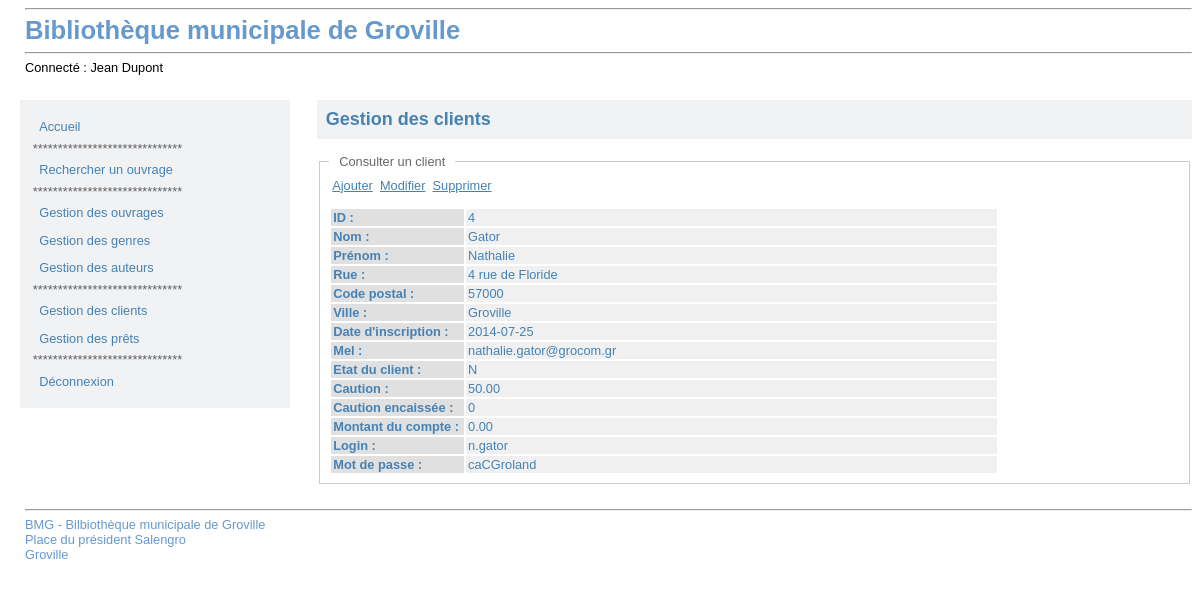
Page /index.php?uc=gererClients&action=consulterClient&id=4 on the committed database.
### tables this page shows
CREATE TABLE IF NOT EXISTS `client` (
  `no_client` int(11) NOT NULL AUTO_INCREMENT,
  `nom_client` varchar(50) NOT NULL,
  `prenom` varchar(50) NOT NULL,
  `rue_client` varchar(50) DEFAULT NULL,
  `code_post` char(5) NOT NULL,
  `ville` varchar(50) NOT NULL,
  `date_inscr` date NOT NULL,
  `login` varchar(50) DEFAULT NULL,
  `password` varchar(10) DEFAULT NULL,
  `mel` varchar(128) DEFAULT NULL,
  `etat_client` char(1) NOT NULL DEFAULT 'N',
  `caution` decimal(5,2) NOT NULL DEFAULT '50.00',
  `caution_encaissee` bit(1) NOT NULL DEFAULT b'0',
  `montant_compte` decimal(7,2) NOT NULL DEFAULT '0.00',
  PRIMARY KEY (`no_client`)
);

### modele/ClientDal.class.php (called while the page is built, shortened)
<?php
require_once ('PdoDao.class.php');
class ClientDal {
    public static function loadClientById($id) {
        $cnx = new PdoDao();
        $qry =  "SELECT no_client as ID, "
            . "nom_client as Nom, "
            . "prenom, "
            . "rue_client, "
            . "code_post, "
            . "ville, "
            . "date_inscr, "
            . "login, "
            . "password, "
            . "mel, "
            . "etat_client, "
            . "caution, "
            . "caution_encaissee, "
            . "montant_compte "
            . "FROM client "
            . "WHERE no_client = ?";
        $res = $cnx->getRows($qry, array($id), 1);
        if (!empty($res)) {
            return new Client($id,
              $res[0]->Nom,
              $res[0]->prenom,
              $res[0]->rue_client,
              $res[0]->code_post,
              $res[0]->ville,
              $res[0]->date_inscr,
              $res[0]->mel,
              $res[0]->etat_client,
              $res[0]->montant_compte,
              $res[0]->login,
              $res[0]->password,
              $res[0]->caution,
              $res[0]->caution_encaissee);
        }
        else {
            return NULL;
        }
    }
}
?>

### modele/PdoDao.class.php (called while the page is built, shortened)
<?php
class PdoDao extends PDO {
    public function getRows($sql, $params, $style) {
        try {
            $res = $this->prepare($sql);
            $res->execute($params);
        }
        catch (PDOException $e) {
            return $e;
        }
        if ($res) {
            if ($style) {
                return $res->fetchAll(PDO::FETCH_CLASS, 'ArrayObject');
            }
            else {
                return $res->fetchAll();
            }
        }
        else {
            return NULL;
        }
    }
}

### include/_reference.lib.php (called while the page is built, shortened)
<?php
class Client {
    private $_id;
    private $_nom;
    private $_prenom;
    private $_rue;
    private $_codePost;
    private $_ville;
    private $_login;
    private $_password;
    private $_mel;
    private $_etat_client;
    private $_caution;
    private $_caution_encaissee;
    public function getId() {
        return $this->_id;
    }
    public function getNom() {
        return $this->_nom;
    }
    public function getPrenom() {
        return $this->_prenom;
    }
    public function getRue() {
        return $this->_rue;
    }
    public function getCodePost() {
        return $this->_codePost;
    }
    public function getVille() {
        return $this->_ville;
    }
    public function getDateInscr() {
        return $this->_dateInscr;
    }
    public function getLogin() {
        return $this->_login;
    }
    public function getPassword() {
        return $this->_password;
    }
    public function getMel() {
        return $this->_mel;
    }
    public function getEtatClient() {
        return $this->_etat_client;
    }
    public function getCaution() {
        return $this->_caution;
    }
    public function getCautionEncaissee() {
        return $this->_caution_encaissee;
    }
    public function getMontantCompte() {
        return $this->_montantCompte;
    }
    public function setId($p_Id) {
        $this->_id = $p_Id;
    }
    public function setNom($p_Nom) {
        $this->_nom = $p_Nom;
    }
    public function setPrenom($p_Prenom) {
        $this->_prenom = $p_Prenom;
    }
    public function setRue($p_Rue) {
        $this->_rue = $p_Rue;
    }
    public function setCodePost($p_CodePost) {
        $this->_codePost = $p_CodePost;
    }
    public function setVille($p_Ville) {
        $this->_ville = $p_Ville;
    }
    public function setDateInscr($p_Date_Inscr) {
        $this->_dateInscr = $p_Date_Inscr;
    }
    public function setLogin($p_Login) {
        $this->_login = $p_Login;
    }
    public function setPassword($p_Password) {
        $this->_password = $p_Password;
    }
    public function setMel($p_Mel) {
        $this->_mel = $p_Mel;
    }
    public function setEtatClient($p_Etat_Client) {
        $this->_etat_client = $p_Etat_Client;
    }
    public function setCaution($p_Caution) {
        $this->_caution = $p_Caution;
    }
    public function setCautionEncaissee($p_Caution_Encaisse) {
        $this->_caution_encaissee = $p_Caution_Encaisse;
    }
    public function setMontantCompte($p_Montant_Compte) {
        $this->_montantCompte = $p_Montant_Compte;
    }
}

### vues/v_consulterClient.php (the view, shortened to what this page needs)
<div id="content">
    <h2>Gestion des clients</h2>
    <div id="object-list">
        <div class="corps-form">
            <fieldset>
                <legend>Consulter un client</legend>
                <div id="breadcrumb">
                    <a href="index.php?uc=gererClients&action=ajouterClient">Ajouter</a>&nbsp;
                    <a href="index.php?uc=gererClients&action=modifierClient&option=saisirClient&id=<?php echo $leClient->getId() ?>">Modifier</a>&nbsp;
                    <a href="index.php?uc=gererClients&action=supprimerClient&id=<?php echo $leClient->getId() ?>">Supprimer</a>
                </div>
                <table>
                    <tr>
                        <td class="h-entete">
                            ID :
                        </td>
                        <td class="h-valeur">
                            <?php echo $leClient->getId() ?>
                        </td>
                    </tr>
                    <tr>
                        <td class="h-entete">
                            Nom :
                        </td>
                        <td class="h-valeur">
                            <?php echo $leClient->getNom() ?>
                        </td>
                    </tr>
                    <tr>
                        <td class="h-entete">
                            Prénom :
                        </td>
                        <td class="h-valeur">
                            <?php echo $leClient->getPrenom() ?>
                        </td>
                    </tr>
                    <tr>
                        <td class="h-entete">
                            Rue :
                        </td>
                        <td class="h-valeur">
                            <?php echo $leClient->getRue() ?>
                        </td>
                    </tr>
                    <tr>
                        <td class="h-entete">
                            Code postal :
                        </td>
                        <td class="h-valeur">
                            <?php echo $leClient->getCodePost() ?>
                        </td>
                    </tr>
                    <tr>
                        <td class="h-entete">
                            Ville :
                        </td>
                        <td class="h-valeur">
                            <?php echo $leClient->getVille() ?>
                        </td>
                    </tr>
                    <tr>
                        <td class="h-entete">
                            Date d'inscription :
                        </td>
                        <td class="h-valeur">
                            <?php echo $leClient->getDateInscr() ?>
                        </td>
                    </tr>
                    <tr>
                        <td class="h-entete">
                            Mel :
                        </td>
                        <td class="h-valeur">
                            <?php echo $leClient->getMel() ?>
                        </td>
                    </tr>
                    <tr>
                        <td class="h-entete">
                            Etat du client :
                        </td>
                        <td class="h-valeur">
                            <?php echo $leClient->getEtatClient() ?>
                        </td>
                    </tr>
                    <tr>
                        <td class="h-entete">
                            Caution :
                        </td>
                        <td class="h-valeur">
                            <?php echo $leClient->getCaution() ?>
                        </td>
                    </tr>
                    <tr>
                        <td class="h-entete">
                            Caution encaissée :
                        </td>
                        <td class="h-valeur">
                            <?php echo $leClient->getCautionEncaissee() ?>
                        </td>
                    </tr>
                    <tr>
                        <td class="h-entete">
                            Montant du compte :
                        </td>
                        <td class="h-valeur">
                            <?php echo $leClient->getMontantCompte() ?>
                        </td>
                    </tr>
                    <tr>
                        <td class="h-entete">
                            Login :
                        </td>
                        <td class="h-valeur">
                            <?php echo $leClient->getLogin() ?>
                        </td>
                    </tr>
                    <tr>
                        <td class="h-entete">
                            Mot de passe :
                        </td>
                        <td class="h-valeur">
                            <?php echo $leClient->getPassword() ?>
                        </td>
                    </tr>
                </table>
            </fieldset>
        </div>
    </div>
</div>

### styles/screen.css (style rules this page uses)
﻿ h1, h2, h3 { color: #4582B4; font-weight: bold; }
h2 { font-size: 1em; background-color: #f1f2f4; padding: 0.5em; }
a { color: #4582B4; }
fieldset { margin-bottom: 10px; border: #CCC 1px solid; }
fieldset legend { padding: 0 10px 0 10px; color: #666; }
body { margin-left: 20px; font-family: Verdana, Geneva, Arial, Helvetica, sans-serif; font-size: 0.8em; }
#content { border: none; padding-left: 1.3em; background-color: white; margin-left: 280px; min-height:27em; }
#content h2 { font-size: large; text-align: left; margin: 0; margin-bottom: 0.5em; }
#breadcrumb { margin: 4px 0 14px 0; padding-left: 3px; }
.corps-form { margin-top: 15px; }
td.h-entete, td.h-valeur { padding: 3px; }
td.h-entete { padding: 2px; background-color: #e0e0e0; color: #4582B4; font-weight: bold; width: 20%; }
td.h-valeur { background-color: #f0f0f0; color: #4582B4; }
#object-list { margin : 10px 0 10px 0; }
#object-list td { padding: 1px 5px 1px 2px; }

### rows in the picture
client: no_client "4", nom_client "Gator", prenom "Nathalie", rue_client "4 rue de Floride", code_post "57000", ville "Groville", date_inscr "2014-07-25", mel "nathalie.gator@grocom.gr", etat_client "N", caution "50.00", caution_encaissee "0", montant_compte "0.00", login "n.gator", password "caCGroland"

### other values in the picture
$_SESSION['prenom'] "Jean"
$_SESSION['nom'] "Dupont"
